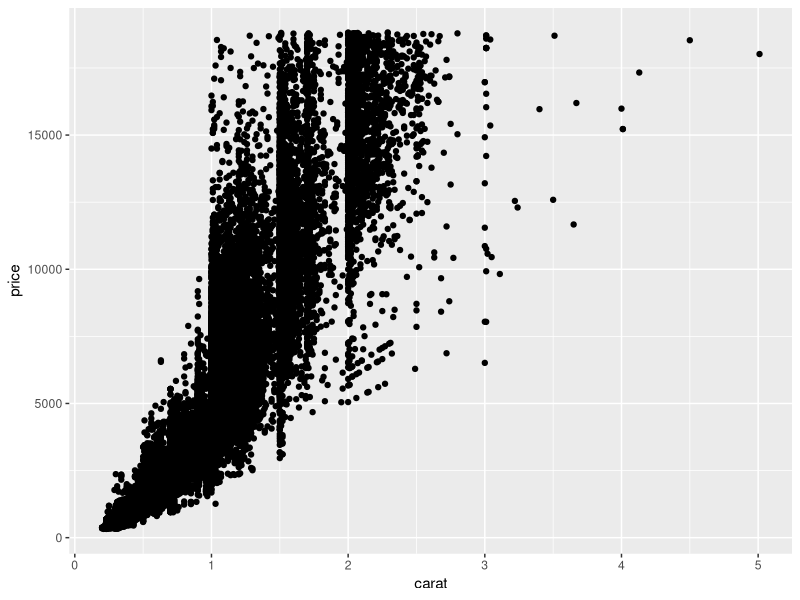
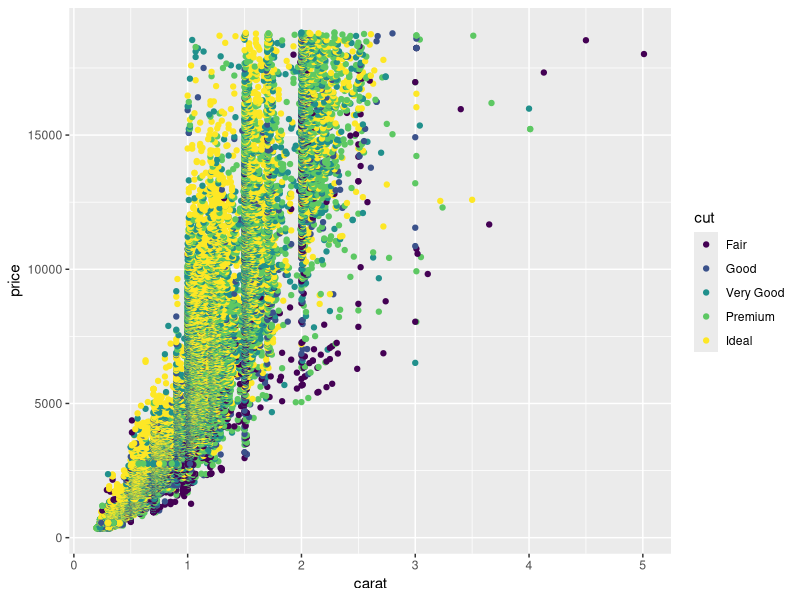

Recreate these plots in R, in order.
# Plot the carat (x) v the price (y) and colour by cut

library(ggplot2)

ggplot(diamonds,aes(x=carat,y=price))+geom_point()

ggplot(diamonds,aes(x=carat,y=price,colour=cut))+geom_point()
